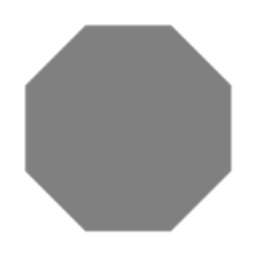
%> input picture udacity_cv/octagon.png, 256 x 256 px
$ octave test0205_gradientdirection.m   (GNU Octave 9; MATLAB toolbox functions it lacks are replaced by stand-ins)
%> lines starting %> are read from the running program, lines starting %| are printed output that depends on the picture; in (x1, y1, x2, y2) boxes, pixels count from 0 and x2, y2 are one past the last pixel; in counts of white or black regions, pixels touching at a corner belong together; the program's own positions count from 1
### udacity_cv/fn_select_gdir.m
function result = fn_select_gdir(gmag, gdir, mag_min, angle_low, angle_high)
    result = gmag >= mag_min & angle_low <= gdir & gdir <= angle_high;
end

### udacity_cv/test0205_gradientdirection.m
img = double(imread('octagon.png')) / 255.;
%> img: size 256x256 double; min 0.502, max 1, mean 0.733
imshow(img); % assumes [0,1] range for double images
pause;

% Compute x,y gradients
[gx gy] = imgradientxy(img, 'sobel');
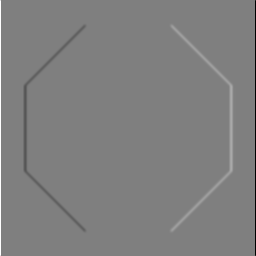
%> gx: size 256x256 double; min -4, max 4, mean -4.29e-19; drawn with min black and max white
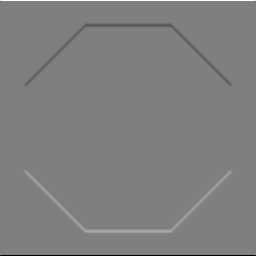
%> gy: size 256x256 double; min -4, max 4, mean 0; drawn with min black and max white
imshow(gx/8 + 0.5); %to get it back to [0,1] range
pause;

imshow(gy/8 + 0.5); %to get it back to [0,1] range
pause;

[gmag gdir] = imgradient(gx, gy);
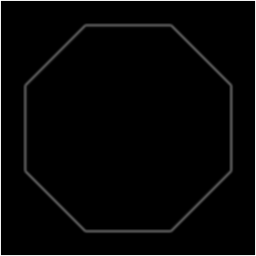
%> gmag: size 256x256 double; min 0, max 4.24, mean 0.104; drawn with min black and max white
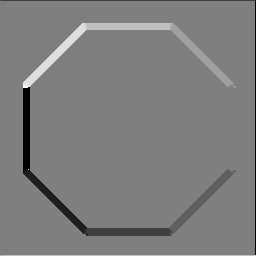
%> gdir: size 256x256 double; min -180, max 179.5, mean -2.3; drawn with min black and max white
imshow(gmag / (4*sqrt(2)));
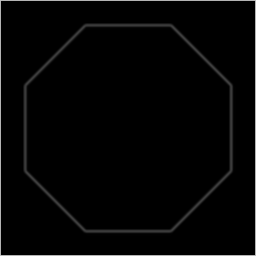
%> displayed picture: size 256x256, on the screen's scale of 0 to 255; min 0, max 191, mean 4.7
%[so because gx and gy is in -4 -> 4]
%[gmag is in [0, 4*sqrt(2))]
pause;

imshow((gdir + 180.0)/360.0);
% angle in range (-180 -> 180)
% 0 corresponds to gray
% -180 corresponds to black
% 180 corresponds to white
pause;

img2 = fn_select_gdir(gmag, gdir, 1, -15, 15);
%> in fn_select_gdir, `result = gmag >= mag_min & angle_low <= gdir & gdir <= angle_high;`:
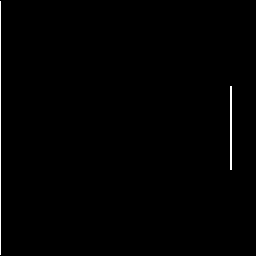
%> result: size 256x256 logical; 0.64% white in thin lines or dots, all inside (x1, y1, x2, y2) = (0, 1, 232, 255)
imshow(img2);
pause;

close all;
